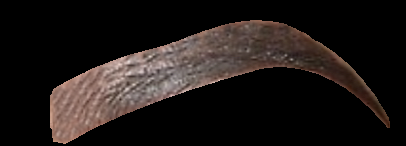
#> input picture images/eyebrows/e10.png, 406 x 146 px
$ python plotlyImageMapping_test.py
#> lines starting #> are read from the running program, lines starting #| are printed output that depends on the picture
# %matplotlib inline
# import matplotlib.pyplot as plt
import cv2
import numpy as np
img=cv2.imread('../images/eyebrows/e10.png')
#> img is the input picture: shape (146, 406, 3); mean B, G, R 23, 25, 31
cv2.imshow('img', img)
cv2.waitKey(0)
print ('image shape', img.shape)
#| image shape (146, 406, 3)


my_img=img[10:-10, :, :]
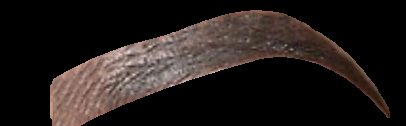
#> my_img: shape (126, 406, 3); mean B, G, R 26.3, 28.6, 35.4
my_img.shape


cv2.imshow('my_img', my_img)
cv2.waitKey(0)

# cv2.imshow('my_imgcrop', my_img[:,:, 2])
cv2.imshow('my_imgcrop', my_img[:,:, 2])
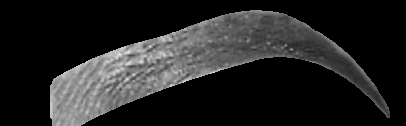
#> window 'my_imgcrop': shape (126, 406); min 0, max 235, mean 35.4
cv2.waitKey(0)

pl_img=my_img[:,:, 2] #

print("pl_img.shape---", pl_img.shape)
#| pl_img.shape--- (126, 406)
# L, C=pl_img.shape
C, L=pl_img.shape
#> C = 126; L = 406
# assert L==C


plotly_blue='rgb(68, 122, 219)'# the  blue color in Plotly logo


# import plotly.plotly as py
from plotly.graph_objs import *


pl_scl=[ [0.0, 'rgb(150,75,0)'], #plotly_blue
         [0.5, 'rgb(150,75,0)'],
         [0.5, 'rgb(255,255,255)' ], #white
         [1.0, 'rgb(255,255,255)' ]]


# Prepare data to represent a cube face as a Plotly Surface:

x=np.linspace(0, L-1,  L)
#> x = 406 values from 0 to 405
y=np.linspace(0, L-1, L)
#> y = 406 values from 0 to 405
X, Y = np.meshgrid(x, y)


zm=np.zeros(X.shape)
zM=(L-1)*np.ones(X.shape)


def make_cube_face(x,y,z, colorscale=pl_scl, is_scl_reversed=False,
                   surfacecolor=pl_img, text='Plotly cube'):
#> (the run stopped early here; a loop or call above may not have finished)

$ run again, with images/eyebrows/e1.png copied over images/eyebrows/e10.png
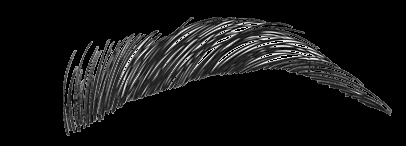
#> input picture images/eyebrows/e1.png, 406 x 146 px
#> img is the input picture: shape (146, 406, 3); min 0, max 254, mean 20.4
#| image shape (146, 406, 3)
#> `my_img=img[10:-10, :, :]`:
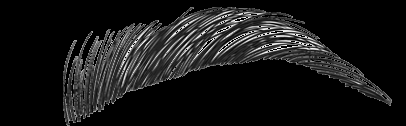
#> my_img: shape (126, 406, 3); min 0, max 254, mean 23.6
#| pl_img.shape--- (126, 406)

$ run again, with images/eyebrows/e2.png copied over images/eyebrows/e10.png
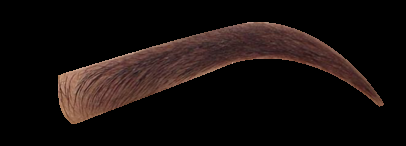
#> input picture images/eyebrows/e2.png, 406 x 146 px
#> img is the input picture: shape (146, 406, 3); mean B, G, R 12.3, 13.9, 21
#| image shape (146, 406, 3)
#> `my_img=img[10:-10, :, :]`:
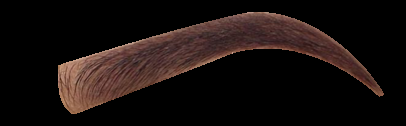
#> my_img: shape (126, 406, 3); mean B, G, R 14.2, 16.1, 24.4
#> `cv2.imshow('my_imgcrop', my_img[:,:, 2])`:
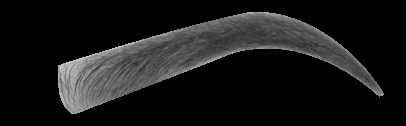
#> window 'my_imgcrop': shape (126, 406); min 0, max 205, mean 24.4
#| pl_img.shape--- (126, 406)
